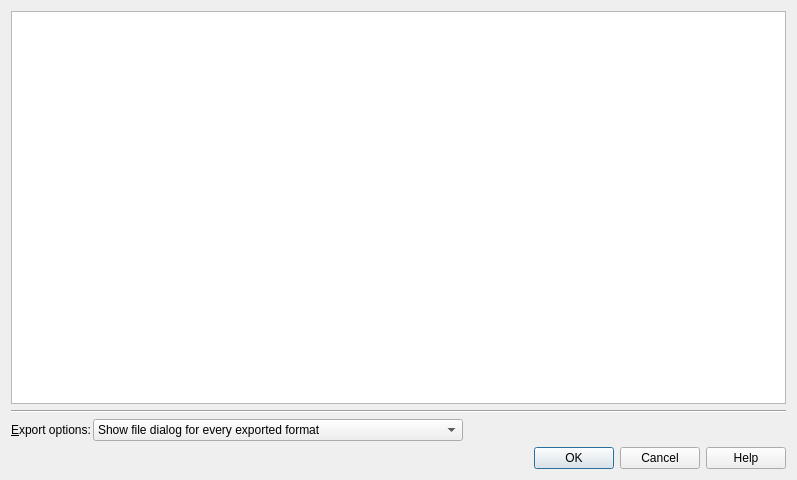
<?xml version="1.0" encoding="UTF-8"?>
<ui version="4.0">
 <class>RouteMultiExportDialog</class>
 <widget class="QDialog" name="RouteMultiExportDialog">
  <property name="geometry">
   <rect>
    <x>0</x>
    <y>0</y>
    <width>797</width>
    <height>480</height>
   </rect>
  </property>
  <property name="windowTitle">
   <string>Little Navmap - Select Flight Plan Formats for Multiexport</string>
  </property>
  <layout class="QVBoxLayout" name="verticalLayout">
   <item>
    <layout class="QGridLayout" name="gridLayout">
     <property name="horizontalSpacing">
      <number>2</number>
     </property>
     <property name="verticalSpacing">
      <number>6</number>
     </property>
     <item row="2" column="2">
      <spacer name="horizontalSpacer">
       <property name="orientation">
        <enum>Qt::Horizontal</enum>
       </property>
       <property name="sizeHint" stdset="0">
        <size>
         <width>40</width>
         <height>20</height>
        </size>
       </property>
      </spacer>
     </item>
     <item row="2" column="1">
      <widget class="QComboBox" name="comboBoxRouteExportOptions">
       <property name="toolTip">
        <string/>
       </property>
       <property name="statusTip">
        <string/>
       </property>
       <item>
        <property name="text">
         <string>Show file dialog for every exported format</string>
        </property>
       </item>
       <item>
        <property name="text">
         <string>Do not show file dialog. Backup existing files in case of conflict</string>
        </property>
       </item>
       <item>
        <property name="text">
         <string>Do not show file dialog. Overwrite existing files without warning</string>
        </property>
       </item>
      </widget>
     </item>
     <item row="2" column="0">
      <widget class="QLabel" name="labelRouteExportOptions">
       <property name="text">
        <string>&amp;Export options:</string>
       </property>
       <property name="buddy">
        <cstring>comboBoxRouteExportOptions</cstring>
       </property>
      </widget>
     </item>
     <item row="1" column="0" colspan="3">
      <widget class="Line" name="line">
       <property name="orientation">
        <enum>Qt::Horizontal</enum>
       </property>
      </widget>
     </item>
     <item row="0" column="0" colspan="3">
      <widget class="QTableView" name="tableViewRouteExport">
       <property name="editTriggers">
        <set>QAbstractItemView::DoubleClicked|QAbstractItemView::EditKeyPressed</set>
       </property>
       <property name="alternatingRowColors">
        <bool>true</bool>
       </property>
       <property name="selectionMode">
        <enum>QAbstractItemView::SingleSelection</enum>
       </property>
       <property name="selectionBehavior">
        <enum>QAbstractItemView::SelectRows</enum>
       </property>
       <property name="horizontalScrollMode">
        <enum>QAbstractItemView::ScrollPerPixel</enum>
       </property>
       <property name="sortingEnabled">
        <bool>true</bool>
       </property>
       <property name="cornerButtonEnabled">
        <bool>false</bool>
       </property>
       <attribute name="horizontalHeaderStretchLastSection">
        <bool>true</bool>
       </attribute>
       <attribute name="verticalHeaderVisible">
        <bool>false</bool>
       </attribute>
       <attribute name="verticalHeaderCascadingSectionResizes">
        <bool>true</bool>
       </attribute>
      </widget>
     </item>
    </layout>
   </item>
   <item>
    <widget class="QDialogButtonBox" name="buttonBoxRouteExport">
     <property name="orientation">
      <enum>Qt::Horizontal</enum>
     </property>
     <property name="standardButtons">
      <set>QDialogButtonBox::Cancel|QDialogButtonBox::Help|QDialogButtonBox::Ok</set>
     </property>
    </widget>
   </item>
  </layout>
 </widget>
 <tabstops>
  <tabstop>tableViewRouteExport</tabstop>
  <tabstop>comboBoxRouteExportOptions</tabstop>
 </tabstops>
 <resources/>
 <connections/>
</ui>
